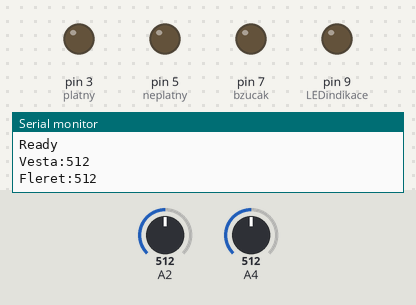
Bench run of a sketch on a simulated Arduino Uno, built with avr-gcc and run on an emulated ATmega328P. Parts: output pins drawn as LEDs (lit = HIGH), the last lines printed to the serial monitor. The test bench sets the inputs (shaded band); at power-on: A2 = 512, A4 = 512. The modem accepts every AT command (registered, SIM ready, sends succeed) and sends nothing else.

Above: at 3.5 s.
At 8.0 s:
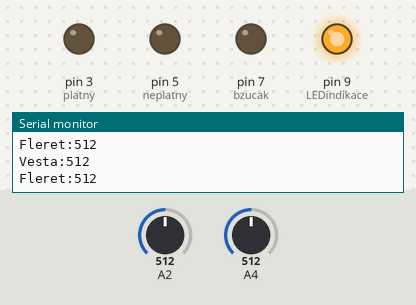
Timing chart, 0 to 10.0 s (numbered marks = the images above):
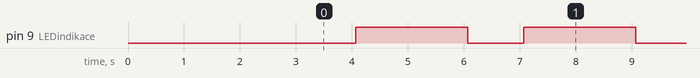

The sketch:

test_zasahu_cerveny_obvod.ino
```cpp
#include <SoftwareSerial.h>

SoftwareSerial bluetoothP(10, 11);  //RX,TX

int fleret, vesta, zasah;

int LEDindikace = 9;
int platny  = 3;
int neplatny = 5;
int bzucak = 7;

void setup()
{
    Serial.begin(9600);

    // Start software serial komunikaci se spárovaným zařízením
    bluetoothP.begin(9600);

    Serial.println("");
    Serial.println("nastavit NL & CR v serial monitoru");
    Serial.println("Ready");
    Serial.println("");

    bluetoothP.println("AT");
    delay(500);
    bluetoothP.println("AT+DEFAULT");
    delay(500);
    bluetoothP.println("AT+ROLE0");
    delay(500);
    bluetoothP.println("AT+IMME1");
    delay(500);
    bluetoothP.println("AT+NAME==SLAVE2");
    delay(500);
    bluetoothP.println("AT+LADDR");
    delay(500);

    pinMode(A2, INPUT);
    pinMode(A4, INPUT);

    pinMode(LEDindikace, OUTPUT);
    digitalWrite(LEDindikace, LOW);
    pinMode(platny, OUTPUT);
    digitalWrite(platny, LOW);
    pinMode(neplatny, OUTPUT);
    digitalWrite(neplatny, LOW);
    pinMode(bzucak, OUTPUT);
    digitalWrite(bzucak, LOW);

}

void loop()
{
    vesta = analogRead(A2);
    fleret = analogRead(A4);

    //vypis hodnot
    Serial.print("Vesta:");
    Serial.println(vesta);
    Serial.print("Fleret:");
    Serial.println(fleret);
    delay(1000);


    //rozliseni zasahu
    if (vesta=0) {  //bod L platny
    bluetoothP.write(2);
    }
    else if (vesta<320 &&vesta>75) {  //bod L neplatny
    bluetoothP.write(3);
    }
    else if (fleret>90 && fleret<vesta) {  //bod P platny
    bluetoothP.write(4);
    digitalWrite(3, HIGH);
    digitalWrite(7, HIGH);
    delay(2000);
    digitalWrite(3, LOW);
    digitalWrite(7, LOW);
    }
    else if (fleret>90 && fleret<vesta) {  //bod P neplatny
    bluetoothP.write(5);
    digitalWrite(5, HIGH);
    digitalWrite(7, HIGH);
    delay(2000);
    digitalWrite(5, LOW);
    digitalWrite(7, LOW);
    }
    else {
    bluetoothP.write(1);
    }

    //blikání LED (indikace connected)
    if (bluetoothP.read()>1) {
    digitalWrite(LEDindikace, HIGH);
    delay(2000);
    digitalWrite(LEDindikace, LOW);
    }
    else {
    digitalWrite(LEDindikace, HIGH);
    }
}
```

Measured:
- by itself, pin 9 (LEDindikace): alternates HIGH for 2.0 s and LOW for 1.0 s, 73 changes in all, then stays HIGH
